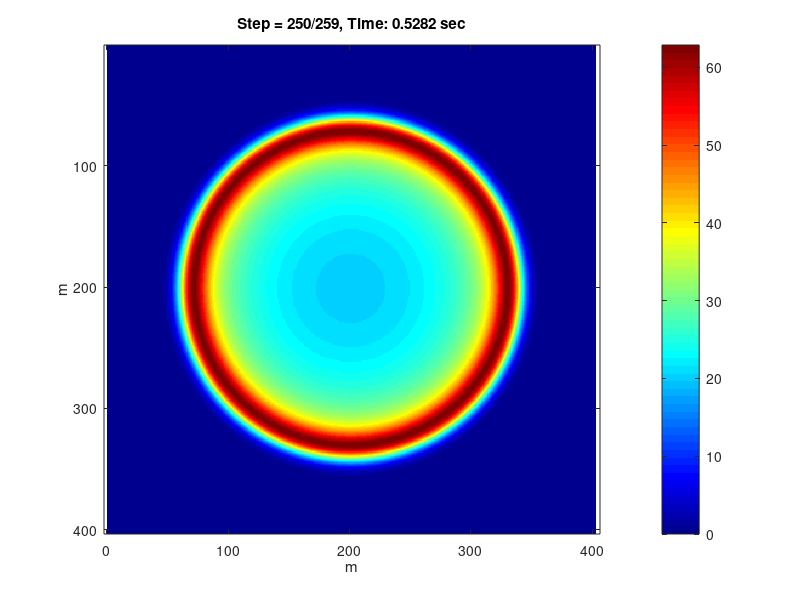

Source code (MATLAB):
% Finite-differences in time domain(FDTD) acoustic wave propagation in 2D
% medium surrounded by simple sponge boundaries with exponential decay
% (Cerjan, 1985).
%
% We solve second order wave equation in time domain and displacement 
% formulation getting wavefield in terms of pressure field p.
%
% Acoustic medium is parametrized by acoustic velocity vp only.  We show 
% CFL number and number of points per wavelength prior running loop 
% over time steps.
%
% Conventional FD star-stencils provides accuracy O(2,2)
% Stencils: dx2: [1 -2 1]/dx2
% --------------------------------------------------------------
% The code is intentionally writen in a single file
% to simplify start up.
%
% The program does not save any files, add such option manually if needed.
% Drawing the wavefield is the most computationally demanding. Increase 
% IT_DISPLAY value to reduce output and accelerate computation.
%
% The goal is to provide a simple example of acoustic wave propagation
% in 2D isotropic medium.
%
% --------------------------------------------------------------
% Oleg Ovcharenko and Vladimir Kazei, 2018
%
% oleg.ovcharenko@kaust.edu.sa
% vladimir.kazei@kaust.edu.sa
%
% King Abdullah University of Science and Technology
% Thuwal, Saudi Arabia
% --------------------------------------------------------------

close all;
% Output every ... time steps
IT_DISPLAY = 10;

%% MODEL
% Model dimensions
nx = 401;
nz = 401;
dx = 10;    % [m]
dz = 10;    % [m]

% Elastic parameters
vp = 3300.0 * ones(nz, nx);         % velocity of compressional waves, [m/s]

%% TIME STEPPING
t_total = .55;                      % [sec] recording duration
dt = 0.7 * min(dx,dz)/max(vp(:));   % min grid space / max velocity
nt = round(t_total/dt);             % number of time steps
t = [0:nt]*dt;

CFL = max(vp(:)) * dt / min(dx,dz);
%% SOURCE
f0 = 10.0;                          % dominant frequency of the wavelet
t0 = 1.20 / f0;                     % half Ricker wavelet excitation time
factor = 1e10;                      % amplitude coefficient
angle_force = 90.0;                 % spatial orientation of source
                                    % (not relevant for acoustic case)
jsrc = round(nz/2);                 % source location along OZ
isrc = round(nx/2);                 % source location along OX

a = pi*pi*f0*f0;
dt2 = dt^2;
source_term = factor * exp(-a*(t-t0).^2);                            % Gaussian
% source_term =  -factor*2.0*a*(t-t0)*exp(-a*(t-t0)^2);                % First derivative of a Gaussian:
% source_term = factor * (1.0 - 2.0*a*(t-t0).^2).*exp(-a*(t-t0).^2);        % Ricker source time function (second derivative of a Gaussian):

force_x = sin(angle_force * pi / 180) * source_term * dt2 / (dx * dz);

min_wavelengh = 0.5*min(vp(vp>330))/f0;     % shortest wavelength bounded by velocity in the air

%% ABSORBING BOUNDARY (ABS)
abs_thick = min(floor(0.15*nx), floor(0.15*nz));    % thicknes of the layer
abs_rate = 0.3/abs_thick;                           % decay rate
lmargin = [abs_thick abs_thick];
rmargin = [abs_thick abs_thick];
weights = ones(nz+2,nx+2);
for iz = 1:nz+2
    for ix = 1:nx+2
        i = 0;
        j = 0;
        k = 0;
        if (ix < lmargin(1) + 1)
            i = lmargin(1) + 1 - ix;
        end
        if (iz < lmargin(2) + 1)
            k = lmargin(2) + 1 - iz;
        end
        if (nx - rmargin(1) < ix)
            i = ix - nx + rmargin(1);
        end
        if (nz - rmargin(2) < iz)
            k = iz - nz + rmargin(2);
        end
        if (i == 0 && j == 0 && k == 0)
            continue
        end
        rr = abs_rate * abs_rate * double(i*i + j*j + k*k );
        weights(iz,ix) = exp(-rr);
    end
end

%% SUMMARY
fprintf('#################################################\n');
fprintf('2D acoustic FDTD wave propagation in isotripic \nmedium in displacement formulation with \nCerjan(1985) boundary conditions\n');
fprintf('#################################################\n');
fprintf('Model:\n\t%d x %d\tgrid nz x nx\n\t%.1e x %.1e\t[m] dz x dx\n',nz, nx, dz,dx);
fprintf('\t%.1e x %.1e\t[m] model size\n',nx*dx, nz*dz);
fprintf('\t%.1e...%.1e\t[m/s] vp\n', min(vp(:)), max(vp(:)));
fprintf('Time:\n\t%.1e\t[sec] total\n\t%.1e\tdt\n\t%d\ttime steps\n',t_total,dt,nt);
fprintf('Source:\n\t%.1e\t[Hz] dominant frequency\n\t%.1f\t[sec] index time\n',f0,t0);
fprintf('Other:\n\t%.1f\tCFL number\n', CFL);
fprintf('\t%.2f\t[m] shortest wavelength\n\t%d, %d\t points-per-wavelength OX, OZ\n', min_wavelengh, floor(min_wavelengh/dx), floor(min_wavelengh/dz));
fprintf('#################################################\n');

%% ALLOCATE MEMORY FOR WAVEFIELD
p3 = zeros(nz+2,nx+2);            % Wavefields at t
p2 = zeros(nz+2,nx+2);            % Wavefields at t-1
p1 = zeros(nz+2,nx+2);            % Wavefields at t-2
% Coefficients for derivatives
co_dxx = 1/dx^2;
co_dzz = 1/dz^2;

%% Loop over TIME
tic;
for it = 1:nt
    p3 = zeros(size(p2));
    % Second-order derivatives
    dp_dxx = co_dxx * (p2(2:end-1,1:end-2) - 2*p2(2:end-1,2:end-1) + p2(2:end-1,3:end));
    dp_dzz = co_dzz * (p2(1:end-2,2:end-1) - 2*p2(2:end-1,2:end-1) + p2(3:end,2:end-1));
    % U(t) = 2*U(t-1) - U(t-2) + G dt2/rho;
    p3(2:end-1,2:end-1) = 2.0*p2(2:end-1,2:end-1) - p1(2:end-1,2:end-1) + (vp.^2).*(dp_dxx + dp_dzz).*dt2;
    % Add source term
    p3(jsrc, isrc) = p3(jsrc, isrc) + force_x(it); 
    % Exchange data between t-2 (1), t-1 (2) and t (3) and apply ABS
    p1 = p2 .* weights;
    p2 = p3 .* weights;
    % Output
    if mod(it,IT_DISPLAY) == 0
        fprintf('Time step: %d \t %.4f s\n',it, single(t(it)));
        imagesc(p3); colorbar; 
        axis equal tight; colormap jet; xlabel('m'); ylabel('m');
        title(['Step = ',num2str(it),'/',num2str(nt),', Time: ',sprintf('%.4f',t(it)),' sec']);
        drawnow;
    end
end
toc; disp('End');
